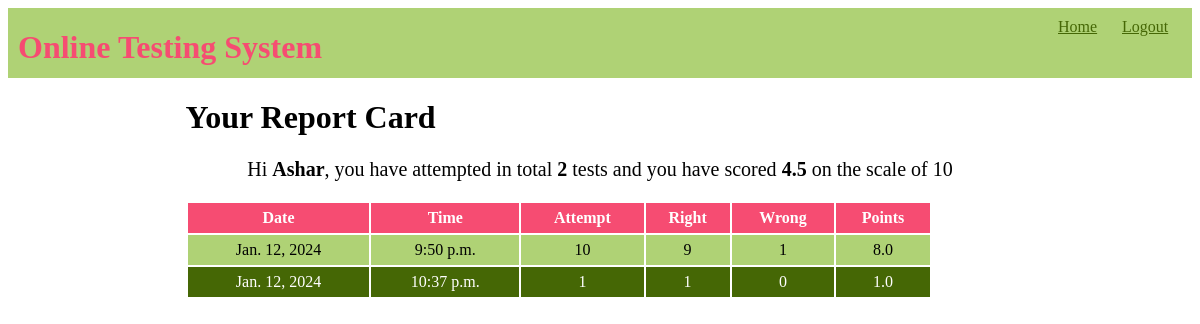
The page /OTS/test-History (signed in) on the database its author committed.
### OTS/models.py (models this page shows, shortened)
class Candidate(models.Model):
    username=models.CharField(primary_key=True,max_length=20)
    password=models.CharField(null=False,max_length=20)
    name=models.CharField(null=False,max_length=30)
    test_attempted=models.IntegerField(default=0)
    points=models.FloatField(default=0.0)

class Result(models.Model):
    resultid=models.BigAutoField(primary_key=True,auto_created=True)
    username=models.ForeignKey(Candidate,on_delete=models.CASCADE)
    date=models.DateField(auto_now=True)
    time=models.TimeField(auto_now=True)
    attempt=models.IntegerField()
    right=models.IntegerField()
    wrong=models.IntegerField()
    points=models.FloatField()

### OTS/views.py (the view)
# urls.py: path('test-History',testResultHistory,name='testHistory'),
def testResultHistory(request):
    if 'name' not in request.session.keys():
        res=HttpResponseRedirect("login")
    candidate=Candidate.objects.filter(username=request.session['username'])
    results=Result.objects.filter(username_id=candidate[0].username)
    context={'candidate':candidate[0],'results':results}
    res=render(request,'candidate_history.html',context)
    return res

### OTS/templates/candidate_history.html (shortened to what this page needs)
{% extends 'main.html'%}
{% block top%}
<a href="{% url 'OTS:home' %}">Home</a>
<a href="{% url 'OTS:logout' %}">Logout</a>
{%endblock%}
{% block content%}
<h1>Your Report Card</h1>
<div id="ii2">
    <p>Hi <span class="special"> {{candidate.name}}</span>,
        you have attempted in total <span class="special">{{candidate.test_attempted}}</span>
        tests and you have scored <span class="special">{{candidate.points}}</span> on the scale of 10</p>
</div>
<table>
    <tr>
        <th>Date</th>
        <th>Time</th>
        <th>Attempt</th>
        <th>Right</th>
        <th>Wrong</th>
        <th>Points</th>
    </tr>
    {% for r in results%}
        <tr>
            <td>{{r.date}}</td>
            <td>{{r.time}}</td>
            <td>{{r.attempt}}</td>
            <td>{{r.right}}</td>
            <td>{{r.wrong}}</td>
            <td>{{r.points}}</td>
        </tr>
    {% endfor%}
</table>
{%endblock%}

### OTS/static/theme.css (style rules this page uses)
* { font-family: 'Times New Roman', Times, serif; }
.top div.menu a { color: #456705; display: inline-block; min-width: 50px; margin-right: 10px; }
table { width: 90%; }
table tr:nth-child(odd) { background-color:#456705; color: white; height: 30px; }
table tr:nth-child(even) { background-color: #AFD275; height: 30px; }
table tr:first-child { background-color: #F64C72; }
table td { text-align: center; }
span.special { font-weight: bold; }
#ii2 { text-align: center; font-size: 20px; text-decoration:darkorchid; }

### rows shown on the page
Candidate: name "Ashar", test_attempted "2", points "4.5"
Result: date "Jan. 12, 2024", time "9:50 p.m.", attempt "10", right "9", wrong "1", points "8.0"
Result: date "Jan. 12, 2024", time "10:37 p.m.", attempt "1", right "1", wrong "0", points "1.0"
